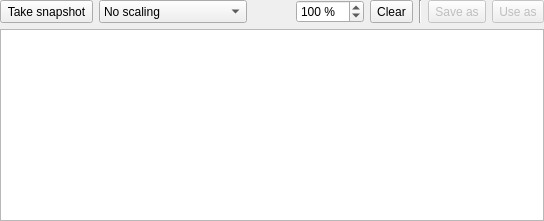
<?xml version="1.0" encoding="UTF-8"?>
<ui version="4.0">
 <class>EmbedderOptions</class>
 <widget class="QWidget" name="EmbedderOptions">
  <property name="geometry">
   <rect>
    <x>0</x>
    <y>0</y>
    <width>544</width>
    <height>221</height>
   </rect>
  </property>
  <property name="windowTitle">
   <string>Embedder options</string>
  </property>
  <layout class="QGridLayout" name="gridLayout">
   <property name="margin">
    <number>0</number>
   </property>
   <item row="0" column="0">
    <widget class="QToolButton" name="toolButtonTakeSnapshot">
     <property name="sizePolicy">
      <sizepolicy hsizetype="Fixed" vsizetype="Minimum">
       <horstretch>0</horstretch>
       <verstretch>0</verstretch>
      </sizepolicy>
     </property>
     <property name="toolTip">
      <string>Take a snapshot of the current window content -- hold to take snapshots repeatedly (every 100ms)</string>
     </property>
     <property name="text">
      <string>Take snapshot</string>
     </property>
     <property name="icon">
      <iconset resource="qmc2.qrc">
       <normaloff>:/data/img/camera.png</normaloff>:/data/img/camera.png</iconset>
     </property>
     <property name="autoRepeat">
      <bool>true</bool>
     </property>
     <property name="autoRepeatDelay">
      <number>100</number>
     </property>
     <property name="autoRepeatInterval">
      <number>50</number>
     </property>
     <property name="toolButtonStyle">
      <enum>Qt::ToolButtonTextBesideIcon</enum>
     </property>
    </widget>
   </item>
   <item row="1" column="0" colspan="8">
    <widget class="QListWidget" name="listWidgetSnapshots">
     <property name="mouseTracking">
      <bool>true</bool>
     </property>
     <property name="verticalScrollMode">
      <enum>QAbstractItemView::ScrollPerPixel</enum>
     </property>
     <property name="horizontalScrollMode">
      <enum>QAbstractItemView::ScrollPerPixel</enum>
     </property>
     <property name="movement">
      <enum>QListView::Static</enum>
     </property>
     <property name="flow">
      <enum>QListView::LeftToRight</enum>
     </property>
     <property name="isWrapping" stdset="0">
      <bool>true</bool>
     </property>
     <property name="resizeMode">
      <enum>QListView::Adjust</enum>
     </property>
     <property name="viewMode">
      <enum>QListView::IconMode</enum>
     </property>
     <property name="uniformItemSizes">
      <bool>true</bool>
     </property>
    </widget>
   </item>
   <item row="0" column="3">
    <widget class="QSpinBox" name="spinBoxZoom">
     <property name="sizePolicy">
      <sizepolicy hsizetype="Fixed" vsizetype="Minimum">
       <horstretch>0</horstretch>
       <verstretch>0</verstretch>
      </sizepolicy>
     </property>
     <property name="toolTip">
      <string>Set zoom factor for snapshot items</string>
     </property>
     <property name="statusTip">
      <string>Set zoom factor for snapshot items</string>
     </property>
     <property name="suffix">
      <string> %</string>
     </property>
     <property name="minimum">
      <number>10</number>
     </property>
     <property name="maximum">
      <number>1000</number>
     </property>
     <property name="singleStep">
      <number>10</number>
     </property>
     <property name="value">
      <number>100</number>
     </property>
    </widget>
   </item>
   <item row="0" column="2">
    <spacer name="horizontalSpacer">
     <property name="orientation">
      <enum>Qt::Horizontal</enum>
     </property>
     <property name="sizeHint" stdset="0">
      <size>
       <width>0</width>
       <height>20</height>
      </size>
     </property>
    </spacer>
   </item>
   <item row="0" column="6">
    <widget class="QToolButton" name="toolButtonSaveAs">
     <property name="enabled">
      <bool>false</bool>
     </property>
     <property name="sizePolicy">
      <sizepolicy hsizetype="Fixed" vsizetype="Minimum">
       <horstretch>0</horstretch>
       <verstretch>0</verstretch>
      </sizepolicy>
     </property>
     <property name="toolTip">
      <string>Save selected image</string>
     </property>
     <property name="text">
      <string>Save as</string>
     </property>
     <property name="icon">
      <iconset resource="qmc2.qrc">
       <normaloff>:/data/img/filesaveas.png</normaloff>:/data/img/filesaveas.png</iconset>
     </property>
     <property name="toolButtonStyle">
      <enum>Qt::ToolButtonTextBesideIcon</enum>
     </property>
    </widget>
   </item>
   <item row="0" column="4">
    <widget class="QToolButton" name="toolButtonClearSnapshots">
     <property name="sizePolicy">
      <sizepolicy hsizetype="Fixed" vsizetype="Minimum">
       <horstretch>0</horstretch>
       <verstretch>0</verstretch>
      </sizepolicy>
     </property>
     <property name="toolTip">
      <string>Clear snapshots</string>
     </property>
     <property name="text">
      <string>Clear</string>
     </property>
     <property name="icon">
      <iconset resource="qmc2.qrc">
       <normaloff>:/data/img/broom.png</normaloff>:/data/img/broom.png</iconset>
     </property>
     <property name="toolButtonStyle">
      <enum>Qt::ToolButtonTextBesideIcon</enum>
     </property>
    </widget>
   </item>
   <item row="0" column="7">
    <widget class="QToolButton" name="toolButtonUseAs">
     <property name="enabled">
      <bool>false</bool>
     </property>
     <property name="sizePolicy">
      <sizepolicy hsizetype="Fixed" vsizetype="Minimum">
       <horstretch>0</horstretch>
       <verstretch>0</verstretch>
      </sizepolicy>
     </property>
     <property name="toolTip">
      <string>Choose the image-type for which the selected image should be used directly</string>
     </property>
     <property name="text">
      <string>Use as</string>
     </property>
     <property name="icon">
      <iconset resource="qmc2.qrc">
       <normaloff>:/data/img/filesaveas_and_apply.png</normaloff>:/data/img/filesaveas_and_apply.png</iconset>
     </property>
     <property name="popupMode">
      <enum>QToolButton::InstantPopup</enum>
     </property>
     <property name="toolButtonStyle">
      <enum>Qt::ToolButtonTextBesideIcon</enum>
     </property>
    </widget>
   </item>
   <item row="0" column="5">
    <widget class="Line" name="line">
     <property name="orientation">
      <enum>Qt::Vertical</enum>
     </property>
    </widget>
   </item>
   <item row="0" column="1">
    <widget class="QComboBox" name="comboBoxScaleMode">
     <property name="sizePolicy">
      <sizepolicy hsizetype="Preferred" vsizetype="Minimum">
       <horstretch>0</horstretch>
       <verstretch>0</verstretch>
      </sizepolicy>
     </property>
     <property name="toolTip">
      <string>Select the snapshot scaling mode</string>
     </property>
     <item>
      <property name="text">
       <string>No scaling</string>
      </property>
     </item>
     <item>
      <property name="text">
       <string>Original size - no filter</string>
      </property>
     </item>
     <item>
      <property name="text">
       <string>Original size - filtered</string>
      </property>
     </item>
    </widget>
   </item>
  </layout>
 </widget>
 <tabstops>
  <tabstop>toolButtonTakeSnapshot</tabstop>
  <tabstop>comboBoxScaleMode</tabstop>
  <tabstop>spinBoxZoom</tabstop>
  <tabstop>toolButtonClearSnapshots</tabstop>
  <tabstop>toolButtonSaveAs</tabstop>
  <tabstop>toolButtonUseAs</tabstop>
  <tabstop>listWidgetSnapshots</tabstop>
 </tabstops>
 <resources>
  <include location="qmc2.qrc"/>
 </resources>
 <connections>
  <connection>
   <sender>toolButtonClearSnapshots</sender>
   <signal>clicked()</signal>
   <receiver>listWidgetSnapshots</receiver>
   <slot>clear()</slot>
   <hints>
    <hint type="sourcelabel">
     <x>401</x>
     <y>17</y>
    </hint>
    <hint type="destinationlabel">
     <x>393</x>
     <y>44</y>
    </hint>
   </hints>
  </connection>
 </connections>
</ui>
